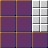

The image is a tile-based game level rendered from a .tmx file. Its description and complete source (layers, tilesets, objects, tile grids) follow:
An orthogonal 3x3 tile map with 16x16 px tiles, 1 tile layer (Tile Layer 1).

<map version="1.10" tiledversion="1.11.0" orientation="orthogonal" renderorder="right-down" width="3" height="3" tilewidth="16" tileheight="16" infinite="0" nextlayerid="2" nextobjectid="1">
 <tileset firstgid="1" source="../tileset.tsx" />
 <layer id="1" name="Tile Layer 1" width="3" height="3">
  <data encoding="csv">
3,3,4,
3,3,4,
3,3,3
</data>
 </layer>
</map>
